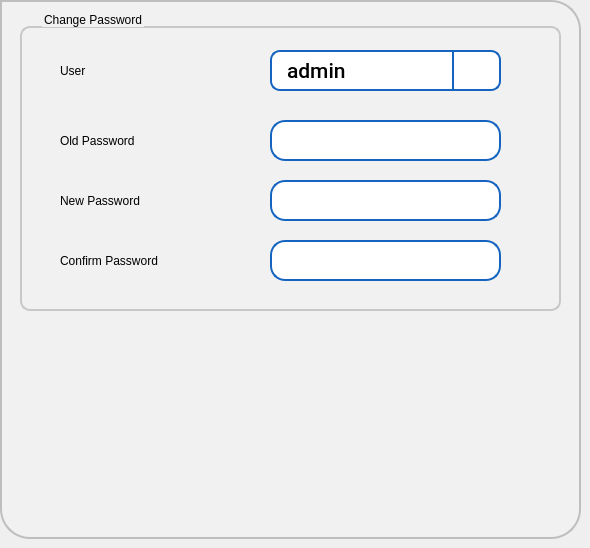
     <widget class="QWidget" name="tabPassword">
      <attribute name="title">
       <string>Password</string>
      </attribute>
      <widget class="QFrame" name="frame_9">
       <property name="geometry">
        <rect>
         <x>0</x>
         <y>0</y>
         <width>581</width>
         <height>539</height>
        </rect>
       </property>
       <property name="styleSheet">
        <string notr="true">background-color: rgb(241, 241, 241);
	 border: 2px solid #C4C4C3;
    border-bottom-color: #C2C7CB; /* same as the pane color */
    border-bottom-left-radius: 30px;
border-bottom-right-radius: 30px;
    border-top-right-radius: 30px;
color: rgb(0, 0, 0);
font: 75 16pt &quot;Roboto Medium&quot;;
border-color:  rgb(190, 190, 190);



</string>
       </property>
       <property name="frameShape">
        <enum>QFrame::StyledPanel</enum>
       </property>
       <property name="frameShadow">
        <enum>QFrame::Raised</enum>
       </property>
       <widget class="QGroupBox" name="groupBox_4">
        <property name="geometry">
         <rect>
          <x>20</x>
          <y>10</y>
          <width>541</width>
          <height>301</height>
         </rect>
        </property>
        <property name="styleSheet">
         <string notr="true">QGroupBox {
    border: 2px solid  rgb(200, 200, 200);
    border-radius: 10px;
    margin-top: 16px; /* leave space at the top for the title */
    padding : 0px;

}

QGroupBox::title {
    subcontrol-origin: padding;
    subcontrol-position: top left ; /* position at the top center */
    left : 20px;
    top : -15px;
}</string>
        </property>
        <property name="title">
         <string>Change Password</string>
        </property>
        <widget class="QLabel" name="lblConfirmPassword">
         <property name="geometry">
          <rect>
           <x>40</x>
           <y>220</y>
           <width>191</width>
           <height>61</height>
          </rect>
         </property>
         <property name="styleSheet">
          <string notr="true">border-width: 0px;
font: 75 16pt &quot;Roboto Medium&quot;;</string>
         </property>
         <property name="text">
          <string>Confirm Password</string>
         </property>
         <property name="wordWrap">
          <bool>true</bool>
         </property>
        </widget>
        <widget class="sQLEExtend" name="leOldPassword">
         <property name="geometry">
          <rect>
           <x>250</x>
           <y>110</y>
           <width>231</width>
           <height>41</height>
          </rect>
         </property>
         <property name="focusPolicy">
          <enum>Qt::ClickFocus</enum>
         </property>
         <property name="styleSheet">
          <string notr="true">QLineEdit { 
	padding: 1px 18px 1px 10px;
	background-color: rgb(255,255,255);
	border-width: 2px;
	border-color: rgb(21, 100, 192);
	border-style: solid;
	border-radius: 15;
	color: rgb(0, 0, 0);
	font: 75 16pt &quot;Roboto Medium&quot;;
}

QLineEdit:read-only {
	background-color: rgb(245,245,245);
}
QLineEdit[error=true] {
border-color: red;
}
QLineEdit[error=false] {
border-color: rgb(21, 100, 192);
}

</string>
         </property>
         <property name="inputMethodHints">
          <set>Qt::ImhHiddenText|Qt::ImhNoAutoUppercase|Qt::ImhNoPredictiveText|Qt::ImhSensitiveData</set>
         </property>
         <property name="text">
          <string/>
         </property>
         <property name="maxLength">
          <number>20</number>
         </property>
         <property name="echoMode">
          <enum>QLineEdit::Password</enum>
         </property>
        </widget>
        <widget class="QLabel" name="lblOldPassword">
         <property name="geometry">
          <rect>
           <x>40</x>
           <y>110</y>
           <width>191</width>
           <height>41</height>
          </rect>
         </property>
         <property name="styleSheet">
          <string notr="true">border-width: 0px;
font: 75 16pt &quot;Roboto Medium&quot;;</string>
         </property>
         <property name="text">
          <string>Old Password</string>
         </property>
        </widget>
        <widget class="QComboBox" name="cbUser">
         <property name="geometry">
          <rect>
           <x>250</x>
           <y>40</y>
           <width>231</width>
           <height>41</height>
          </rect>
         </property>
         <property name="font">
          <font>
           <family>Roboto Medium</family>
           <pointsize>16</pointsize>
           <weight>9</weight>
           <italic>false</italic>
           <bold>false</bold>
          </font>
         </property>
         <property name="focusPolicy">
          <enum>Qt::NoFocus</enum>
         </property>
         <property name="styleSheet">
          <string notr="true">QComboBox {
   border: 2px solid  rgb(21, 100, 192);
   border-radius: 10px;
   padding: 1px 18px 1px 3px;
   background-color: rgb(255, 255, 255);
   color: rgb(0, 0, 0);
   font: 75 16pt &quot;Roboto Medium&quot;;
   padding-left: 15px;
}

QComboBox:on {
    padding-top: 3px;
    padding-left: 15px;
}

QComboBox::drop-down {
    subcontrol-origin: padding;
    subcontrol-position: top right;
    width: 45px;
    border-left-width: 2px;
    border-left-color: darkgray;
    border-left-style: solid;
    border-top-right-radius: 3px;
    border-bottom-right-radius: 3px;
    border-color: rgb(21, 100, 192);
}

QComboBox::down-arrow {
	image: url(:/images/icons/downarrow.png);
}

QComboBox::down-arrow:on {
    top: 1px;
    left: 1px;
}

QComboBox QAbstractItemView {
   border: 2px solid rgb(21, 100, 192);
   font: 75 16pt &quot;Roboto Medium&quot;;
   border-radius: 5px;
   background-color: rgb(255, 255, 255);
   selection-background-color:  rgb(21, 100, 192);
   selection-color: rgb(255, 255, 255);
}

/*  vertical */
QScrollBar:vertical {
     border: 0px solid  rgb(21, 100, 192);
     background:  rgb(230,230,230);
     width: 42px;
	 margin: 45px 0 45px 0;
     border-left: 2px solid  rgb(182, 182, 182);
     border-radius: 0px;
 }

 QScrollBar::handle:vertical {
     background:  rgb(182, 182, 182);
     min-height: 20px;
 }

 QScrollBar::add-line:vertical {
     border: 0px solid grey;
     background:  rgb(230,230,230);
     height: 45px;
     subcontrol-position: bottom;
     subcontrol-origin: margin;
 }

 QScrollBar::sub-line:vertical {
     border: 0px solid grey;
     background:  rgb(230,230,230);
     height: 45px;
     subcontrol-position: top;
     subcontrol-origin: margin;
 }

 QScrollBar::up-arrow:vertical {
     width: 42px;
     height: 45px;
     background-image: url(:/images/icons/cuparrow.png);
}

QScrollBar::down-arrow:vertical {
     width: 42px;
      height: 45px;
      background-image: url(:/images/icons/cdownarrow.png);
 }

 QScrollBar::add-page:vertical, QScrollBar::sub-page:vertical {
      background: none;
 }
</string>
         </property>
         <property name="frame">
          <bool>true</bool>
         </property>
         <item>
          <property name="text">
           <string>admin</string>
          </property>
         </item>
         <item>
          <property name="text">
           <string>service</string>
          </property>
         </item>
        </widget>
        <widget class="QLabel" name="lblNewPassword">
         <property name="geometry">
          <rect>
           <x>40</x>
           <y>170</y>
           <width>191</width>
           <height>41</height>
          </rect>
         </property>
         <property name="styleSheet">
          <string notr="true">border-width: 0px;
font: 75 16pt &quot;Roboto Medium&quot;;</string>
         </property>
         <property name="text">
          <string>New Password</string>
         </property>
        </widget>
        <widget class="sQLEExtend" name="leConfirmPassword">
         <property name="geometry">
          <rect>
           <x>250</x>
           <y>230</y>
           <width>231</width>
           <height>41</height>
          </rect>
         </property>
         <property name="focusPolicy">
          <enum>Qt::ClickFocus</enum>
         </property>
         <property name="styleSheet">
          <string notr="true">QLineEdit { 
	padding: 1px 18px 1px 10px;
	background-color: rgb(255,255,255);
	border-width: 2px;
	border-color: rgb(21, 100, 192);
	border-style: solid;
	border-radius: 15;
	color: rgb(0, 0, 0);
	font: 75 16pt &quot;Roboto Medium&quot;;
}

QLineEdit:read-only {
	background-color: rgb(245,245,245);
}
QLineEdit[error=true] {
border-color: red;
}
QLineEdit[error=false] {
border-color: rgb(21, 100, 192);
}

</string>
         </property>
         <property name="inputMethodHints">
          <set>Qt::ImhHiddenText|Qt::ImhNoAutoUppercase|Qt::ImhNoPredictiveText|Qt::ImhSensitiveData</set>
         </property>
         <property name="text">
          <string/>
         </property>
         <property name="maxLength">
          <number>20</number>
         </property>
         <property name="echoMode">
          <enum>QLineEdit::Password</enum>
         </property>
        </widget>
        <widget class="sQLEExtend" name="leNewPassword">
         <property name="geometry">
          <rect>
           <x>250</x>
           <y>170</y>
           <width>231</width>
           <height>41</height>
          </rect>
         </property>
         <property name="focusPolicy">
          <enum>Qt::ClickFocus</enum>
         </property>
         <property name="styleSheet">
          <string notr="true">QLineEdit { 
	padding: 1px 18px 1px 10px;
	background-color: rgb(255,255,255);
	border-width: 2px;
	border-color: rgb(21, 100, 192);
	border-style: solid;
	border-radius: 15;
	color: rgb(0, 0, 0);
	font: 75 16pt &quot;Roboto Medium&quot;;
}

QLineEdit:read-only {
	background-color: rgb(245,245,245);
}
QLineEdit[error=true] {
border-color: red;
}
QLineEdit[error=false] {
border-color: rgb(21, 100, 192);
}

</string>
         </property>
         <property name="inputMethodHints">
          <set>Qt::ImhHiddenText|Qt::ImhNoAutoUppercase|Qt::ImhNoPredictiveText|Qt::ImhSensitiveData</set>
         </property>
         <property name="text">
          <string/>
         </property>
         <property name="maxLength">
          <number>20</number>
         </property>
         <property name="echoMode">
          <enum>QLineEdit::Password</enum>
         </property>
        </widget>
        <widget class="QLabel" name="lblUser">
         <property name="geometry">
          <rect>
           <x>40</x>
           <y>40</y>
           <width>191</width>
           <height>41</height>
          </rect>
         </property>
         <property name="styleSheet">
          <string notr="true">border-width: 0px;
font: 75 16pt &quot;Roboto Medium&quot;;</string>
         </property>
         <property name="text">
          <string>User</string>
         </property>
        </widget>
       </widget>
      </widget>
     </widget>
